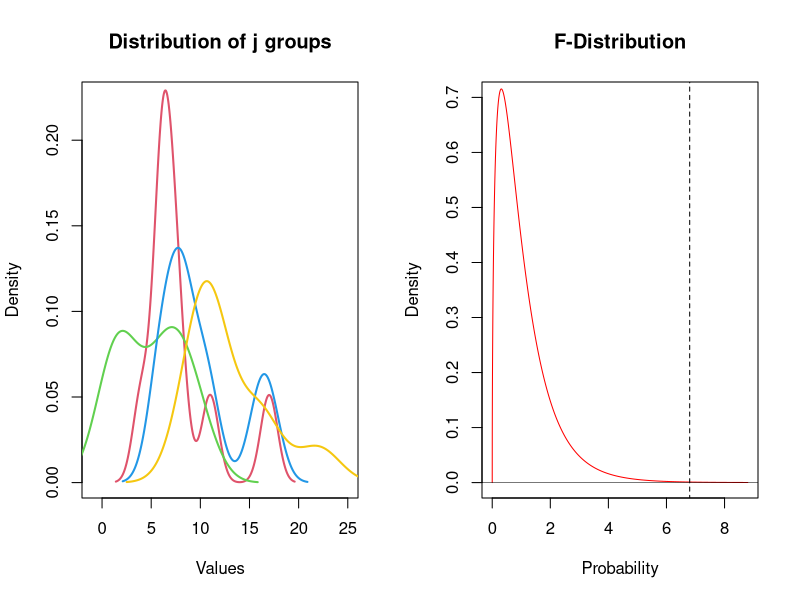

Generate this figure with R:
j1 = c(4,6,6,6,7,7,8,11,17)
j2 = c(1,1,2,3,6,6,8,8,10)
j3 = c(6,6,8,8,8,10,11,16,17)
j4 = c(9,10,11,11,11,11,16,16,22)

mean(j4)
sd(j4)
#### f test ####
nJ = 4
n = length(j1)


dfG = nJ - 1 
dfE = length(j1)+length(j2)+length(j3)+length(j4) - nJ
grandMean = mean(c(j1,j2,j3,j4))

ssT = sum( (c(j1,j2,j3,j4)-grandMean)^2 )
ssG = ((mean(j1)-grandMean)^2)*n  +  ((mean(j2)-grandMean)^2)*n  +  ((mean(j3)-grandMean)^2)*n +  ((mean(j4)-grandMean)^2)*n
ssE = sum((j1 - mean(j1))^2) + sum((j2 - mean(j2))^2) + sum((j3 - mean(j3))^2) + sum((j4 - mean(j4))^2)
(ssE + ssG) == ssT

msG = ssG/dfG
msE = ssE/dfE
fStatistic = msG/msE

netaSquared = ssG/ssT
netaSquared = (fStatistic*dfG)/(fStatistic*dfG+dfE)
omegaSquared = (ssG - (nJ-1)*msE)/(ssT+msE)
effectSize = sqrt(netaSquared/(1-netaSquared))

betweenGroups = c(SS = ssG, df = dfG, MS = msG)
withinGroups = c(SS = ssE, df = dfE, MS = msE)
total = c(SS = ssT, df = (dfG + dfE))
stats = c(Fobs = fStatistic, netaSquared = netaSquared, omegaSquared = omegaSquared, EffectSize = effectSize)

results = list(betweenGroups=betweenGroups, withinGroups=withinGroups, total=total, stats=stats)

#### plots ####
par(mfrow=c(1,2))
plot(NULL, 
     xlim = c(-1,25),
     ylim = c(0,.225),
     main = "Distribution of j groups",
     xlab= "Values",
     ylab= "Density")
lines(density(j1), lwd = 2, col = 2)
lines(density(j2), lwd = 2, col = 3)
lines(density(j3), lwd = 2, col = 4)
lines(density(j4), lwd = 2, col = 7)

plot(NULL, 
     xlim = c(0,(fStatistic+2)),
     ylim = c(0, .7),
     main = "F-Distribution",
     xlab= "Probability",
     ylab= "Density")
curve(df(x, df1 = dfG, df2 = dfE), from = 0, to = (fStatistic+2), n = 5000, col= 'red', lwd=1, add = T)
lines(x = c(fStatistic,fStatistic), y = c(-1,2), lty = "dashed")
lines(x = c(-10,10), y = c(0,0), lwd = .5, lty = "solid")
df(fStatistic, df1 = dfG, df2 = dfE)

results
round(results$stats,2)


